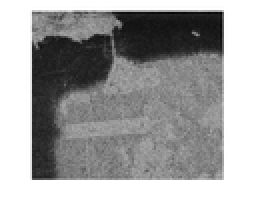
%> input picture Speckle_reduction/test images/H.bmp, 128 x 102 px, shrunk from 684 x 545 before the run (shown 2 times larger)
$ octave Speckle_reduction.m   (GNU Octave 9; MATLAB toolbox functions it lacks are replaced by stand-ins)
%> lines starting %> are read from the running program, lines starting %| are printed output that depends on the picture; in (x1, y1, x2, y2) boxes, pixels count from 0 and x2, y2 are one past the last pixel; in counts of white or black regions, pixels touching at a corner belong together; the program's own positions count from 1
### Speckle_reduction/codes/estimate_L.m
function ENL=estimate_L(X)
%计算等效视数
X=X(:);
num = length(X);
EX1 = mean(X);
EX2 = sum(X.*X)/num;
% EX2 = X'*X/num;
varX = EX2-EX1*EX1;
ENL= EX1*EX1/varX;

### Speckle_reduction/codes/EnhancedLee.m
function Ir=EnhancedLee(I)
%增强Lee滤波
[m0,n0]=size(I);
L=estimate_L(I);

%窗口长宽分别为2*r+1
r = 2;
w = 2*r+1;
m = m0+2*r;
n = n0+2*r;

%滤波前扩充边界
f = zeros(m,n);
f(r+1:m-r,r+1:n-r) = I;
f(1:r,r+1:n-r) = I(1:r,:); %上边界
f(m-r+1:m,r+1:n-r) = I(m0-r+1:m0,:); %下边界
f(r+1:m-r,1:r) = I(:,1:r); %左边界
f(r+1:m-r,n-r+1:n) = I(:,n0-r+1:n0);%右边界
f(1:r,1:r) = I(1:r,1:r); %左上角
f(1:r,n-r+1:n) = I(1:r,n0-r+1:n0); %右上角
f(m-r+1:m,1:r) = I(m0-r+1:m0,1:r); %左下角
f(m-r+1:m,n-r+1:n) = I(m0-r+1:m0,n0-r+1:n0);%右下角

%增强Lee滤波
R = zeros(m,n);
f_tem=zeros(w);
c_min=1/sqrt(L);
c_max=1.732*c_min;
for j = r+1:n-r
    for i = r+1:m-r
        CP=f(i,j);
        f_tem=f(i-r:i+r,j-r:j+r);
        IMean=mean2(f_tem);
        VarY=(sum((f_tem(:)-IMean).^2))/(w^2-1);
        c_i=sqrt(VarY)/IMean;
        if c_i<c_min
            R(i,j)=IMean;
        elseif c_i<c_max
            VarZ=VarY/IMean.^2;
            K=(VarY-VarZ*(IMean.^2))/(VarY*(1+VarZ));
            R(i,j)=IMean+K*(CP-IMean);
        else
            R(i,j)=CP;
        end
    end
end

Ir=R(r+1:m-r,r+1:n-r);

### Speckle_reduction/codes/estimate_EPI.m
function EPI=estimate_EPI(img_before,img_after)
% 计算图像边缘保持指数EPI
[height,width]=size(img_before);
sum_before=0;
%去噪前
for j=1:width-1
    for i=1:height-1
        sum_before=sum_before+sqrt((img_before(i,j)-img_before(i+1,j)).^2+(img_before(i,j)-img_before(i,j+1)).^2);
    end
end
sum_after=0;
%去噪后
for j=1:width-1
    for i=1:height-1
        sum_after=sum_after+sqrt((img_after(i,j)-img_after(i+1,j)).^2+(img_after(i,j)-img_after(i,j+1)).^2);
    end
end
EPI=sum_after/sum_before;

### Speckle_reduction/codes/EnhancedKuan.m
function Ir=EnhancedKuan(I)
%增强Kuan滤波
[m0,n0]=size(I);
L=estimate_L(I);

%窗口长宽分别为2*r+1
r = 2;
w = 2*r+1;
m = m0+2*r;
n = n0+2*r;

%滤波前扩充边界
f = zeros(m,n);
f(r+1:m-r,r+1:n-r) = I;
f(1:r,r+1:n-r) = I(1:r,:); %上边界
f(m-r+1:m,r+1:n-r) = I(m0-r+1:m0,:); %下边界
f(r+1:m-r,1:r) = I(:,1:r); %左边界
f(r+1:m-r,n-r+1:n) = I(:,n0-r+1:n0);%右边界
f(1:r,1:r) = I(1:r,1:r); %左上角
f(1:r,n-r+1:n) = I(1:r,n0-r+1:n0); %右上角
f(m-r+1:m,1:r) = I(m0-r+1:m0,1:r); %左下角
f(m-r+1:m,n-r+1:n) = I(m0-r+1:m0,n0-r+1:n0);%右下角

%增强Kuan滤波
R = zeros(m,n);
f_tem=zeros(w);
c_min=1/sqrt(L);
c_max=1.732*c_min;
for j = r+1:n-r
    for i = r+1:m-r
        CP=f(i,j);
        f_tem=f(i-r:i+r,j-r:j+r);
        IMean=mean2(f_tem);
        VarY=(sum((f_tem(:)-IMean).^2))/(w^2-1);
        c_i=sqrt(VarY)/IMean;
        if c_i<c_min
            R(i,j)=IMean;
        elseif c_i<c_max
            C_Y2=VarY/IMean.^2;
            C_Z2=1/L;
            K=(1-(C_Z2/C_Y2))/(1+C_Z2);
            R(i,j)=IMean+K*(CP-IMean);
        else
            R(i,j)=CP;
        end
    end
end

Ir=R(r+1:m-r,r+1:n-r);

### Speckle_reduction/codes/EnhancedGammaMap.m
function Ir=EnhanceGammaMap(I)
%增强GammaMap滤波
[m0,n0]=size(I);
L=estimate_L(I);

%窗口长宽分别为2*r+1
r = 1;
w = 2*r+1;
m = m0+2*r;
n = n0+2*r;

%滤波前扩充边界
f = zeros(m,n);
f(r+1:m-r,r+1:n-r) = I;
f(1:r,r+1:n-r) = I(1:r,:); %上边界
f(m-r+1:m,r+1:n-r) = I(m0-r+1:m0,:); %下边界
f(r+1:m-r,1:r) = I(:,1:r); %左边界
f(r+1:m-r,n-r+1:n) = I(:,n0-r+1:n0);%右边界
f(1:r,1:r) = I(1:r,1:r); %左上角
f(1:r,n-r+1:n) = I(1:r,n0-r+1:n0); %右上角
f(m-r+1:m,1:r) = I(m0-r+1:m0,1:r); %左下角
f(m-r+1:m,n-r+1:n) = I(m0-r+1:m0,n0-r+1:n0);%右下角

%增强GammaMap滤波
R = zeros(m,n);
f_tem=zeros(w);
c_min=1/sqrt(L);
c_max=1.732*c_min;
for j = r+1:n-r
    for i = r+1:m-r
        CP=f(i,j);
        f_tem=f(i-r:i+r,j-r:j+r);
        IMean=mean2(f_tem);
        VarY=(sum((f_tem(:)-IMean).^2))/(w^2-1);
        c_i=sqrt(VarY)/IMean;
        if c_i<c_min
            R(i,j)=IMean;
        elseif c_i<c_max
            alpha=(1+(1/L))/((VarY/IMean.^2)-1/L);
            R(i,j)=((alpha-L-1)*IMean+sqrt((IMean.^2)*(alpha-L-1).^2+4*alpha*L*IMean*CP))/(2*alpha);
        else
            R(i,j)=CP;
        end
    end
end

Ir=R(r+1:m-r,r+1:n-r);

### Speckle_reduction/Speckle_reduction.m
clear all;
close all;
clc

%仿真相干斑抑制
addpath('test images')
addpath('codes')

%图像读取
img=imread('H.bmp');%可以更换其他
%> img is the input picture: size 102x128x3 uint8; min 1, max 255, mean 159.7
[x1,y1,z]=size(img);
%> x1 = 102; y1 = 128; z = 3
if(z~=1)
    img=im2double(rgb2gray(img));
%> img: size 102x128 double
else
    img=im2double(img);
end
%滤波
L=estimate_L(img);
%> in estimate_L, `EX1 = mean(X);`: EX1 = 0.626
%> in estimate_L, `EX2 = sum(X.*X)/num;`: EX2 = 0.499
%> in estimate_L, `varX = EX2-EX1*EX1;`: varX = 0.106
%> in estimate_L, `ENL= EX1*EX1/varX;`: ENL = 3.7
%> L = 3.7
fprintf('滤波前等效视数为%f\n\n',L)
%| 滤波前等效视数为3.696705
subplot(2,2,1);
imshow(img);
title('相干斑抑制前图像');
%增强Lee滤波
tic
I1=EnhancedLee(img);
%> in EnhancedLee, `f(r+1:m-r,n-r+1:n) = I(:,n0-r+1:n0);`:
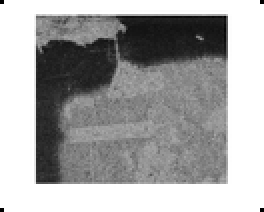
%> f: size 106x132 double (shown 2 times larger); min 0, max 1, mean 0.65
%> in EnhancedLee, `f(1:r,1:r) = I(1:r,1:r);`: f: size 106x132 double; 0.03% of pixels changed, all inside (x1, y1, x2, y2) = (0, 0, 2, 2)
%> in EnhancedLee, `f(1:r,n-r+1:n) = I(1:r,n0-r+1:n0);`: f: size 106x132 double; min 0, max 1, mean 0.651; mean of the top-left, top-right, bottom-left and bottom-right quarters 0.57, 0.581, 0.695, 0.757
%> in EnhancedLee, `f(m-r+1:m,1:r) = I(m0-r+1:m0,1:r);`: f: size 106x132 double; min 0, max 1, mean 0.651; mean of the top-left, top-right, bottom-left and bottom-right quarters 0.57, 0.581, 0.696, 0.757
%> in EnhancedLee, `f(m-r+1:m,n-r+1:n) = I(m0-r+1:m0,n0-r+1:n0);`: f: size 106x132 double; min 0.00392, max 1, mean 0.651
%> in EnhancedLee, `c_min=1/sqrt(L);`: c_min = 0.52
%> in EnhancedLee, `c_max=1.732*c_min;`: c_max = 0.901
%> after the loop in EnhancedLee, `for j = r+1:n-r`:
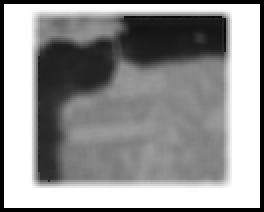
%> R: size 106x132 double (shown 2 times larger); min 0, max 1, mean 0.582
%> after the loop in EnhancedLee, `for j = r+1:n-r`: K = 0; VarZ = 0.289
%> in EnhancedLee, `Ir=R(r+1:m-r,r+1:n-r);`:
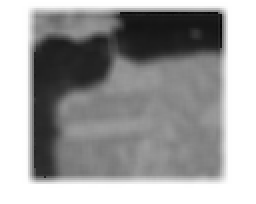
%> Ir: size 102x128 double (shown 2 times larger); min 0.0196, max 1, mean 0.624
toc
subplot(2,2,2);
imshow(I1);
title('增强Lee滤波后图像');
L1=estimate_L(I1);
%> L1 = 3.96
fprintf('增强Lee滤波后等效视数为%f\n',L1)
%| 增强Lee滤波后等效视数为3.964431
EPI1=estimate_EPI(img,I1);
%> after the loop in estimate_EPI, `for j=1:width-1`: sum_before = 655.9
%> after the loop in estimate_EPI, `for j=1:width-1`: sum_after = 367.9
%> in estimate_EPI, `EPI=sum_after/sum_before;`: EPI = 0.561
%> EPI1 = 0.561
fprintf('增强Lee滤波后边缘保持指数为%f\n\n',EPI1)
%| 增强Lee滤波后边缘保持指数为0.560889
%增强Kuan滤波
tic
I2=EnhancedKuan(img);
%> after the loop in EnhancedKuan, `for j = r+1:n-r`: C_Y2 = 0.289; C_Z2 = 0.271; K = 0.0501
toc
subplot(2,2,3);
imshow(I2);
title('增强Kuan滤波后图像');
L2=estimate_L(I2);
%> L2 = 3.93
fprintf('增强Kuan滤波后等效视数为%f\n',L2)
%| 增强Kuan滤波后等效视数为3.925341
EPI2=estimate_EPI(img,I2);
%> EPI2 = 0.563
fprintf('增强Kuan滤波后边缘保持指数为%f\n\n',EPI2)
%| 增强Kuan滤波后边缘保持指数为0.563332
%增强GammaMap滤波
tic
I3=EnhancedGammaMap(img);
%> in EnhanceGammaMap, `f(r+1:m-r,1:r) = I(:,1:r);`:
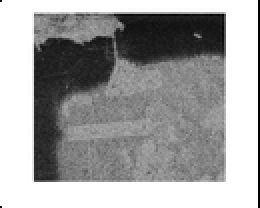
%> f: size 104x130 double (shown 2 times larger); min 0, max 1, mean 0.631
%> in EnhanceGammaMap, `f(r+1:m-r,n-r+1:n) = I(:,n0-r+1:n0);`:
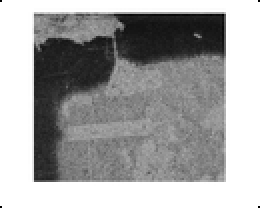
%> f: size 104x130 double (shown 2 times larger); 0.75% of pixels changed, all inside (x1, y1, x2, y2) = (129, 1, 130, 103)
%> in EnhanceGammaMap, `f(1:r,1:r) = I(1:r,1:r);`: f: size 104x130 double; 0.01% of pixels changed, all inside (x1, y1, x2, y2) = (0, 0, 1, 1)
%> in EnhanceGammaMap, `f(1:r,n-r+1:n) = I(1:r,n0-r+1:n0);`: f: size 104x130 double; min 0, max 1, mean 0.639; mean of the top-left, top-right, bottom-left and bottom-right quarters 0.555, 0.566, 0.686, 0.75
%> in EnhanceGammaMap, `f(m-r+1:m,n-r+1:n) = I(m0-r+1:m0,n0-r+1:n0);`: f: size 104x130 double; min 0.00392, max 1, mean 0.639
%> after the loop in EnhanceGammaMap, `for j = r+1:n-r`:
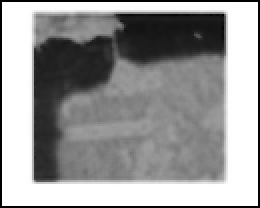
%> R: size 104x130 double (shown 2 times larger); min 0, max 1, mean 0.602
%> after the loop in EnhanceGammaMap, `for j = r+1:n-r`: alpha = 11.21
%> in EnhanceGammaMap, `Ir=R(r+1:m-r,r+1:n-r);`:
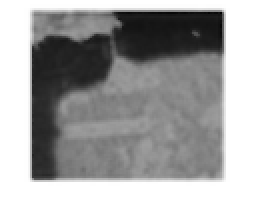
%> Ir: size 102x128 double (shown 2 times larger); min 0.00731, max 1, mean 0.624
toc
subplot(2,2,4);
imshow(I3);
title('增强GammaMap滤波后图像');
L3=estimate_L(I3);
%> L3 = 3.78
fprintf('增强GammaMap滤波后等效视数为%f\n',L3)
%| 增强GammaMap滤波后等效视数为3.776837
EPI3=estimate_EPI(img,I3);
%> EPI3 = 0.627
fprintf('增强GammaMap滤波后边缘保持指数为%f\n\n',EPI3)
%| 增强GammaMap滤波后边缘保持指数为0.627251

$ run again, with Speckle_reduction/test images/A.bmp copied over Speckle_reduction/test images/H.bmp
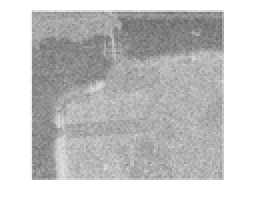
%> input picture Speckle_reduction/test images/A.bmp, 128 x 102 px, shrunk from 684 x 545 before the run (shown 2 times larger)
%> img is the input picture: size 102x128x3 uint8; min 102, max 255, mean 198.7
%> img: size 102x128 double
%> EX1 = 0.779
%> EX2 = 0.641
%> varX = 0.0341
%> ENL = 17.81
%| 滤波前等效视数为17.811107
%> c_min = 0.237
%> c_max = 0.41
%> after the loop in EnhancedLee, `for j = r+1:n-r`:
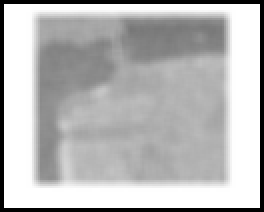
%> R: size 106x132 double (shown 2 times larger); min 0, max 1, mean 0.727; mean of the top-left, top-right, bottom-left and bottom-right quarters 0.684, 0.693, 0.763, 0.768
%> after the loop in EnhancedLee, `for j = r+1:n-r`: K = 1.49e-16; VarZ = 0.0625
%> L1 = 19.91
%| 增强Lee滤波后等效视数为19.912029
%> after the loop in estimate_EPI, `for j=1:width-1`: sum_before = 580.2
%> after the loop in estimate_EPI, `for j=1:width-1`: sum_after = 211.2
%> EPI = 0.364
%| 增强Lee滤波后边缘保持指数为0.364114
%> after the loop in EnhancedKuan, `for j = r+1:n-r`: C_Y2 = 0.0625; C_Z2 = 0.0561; K = 0.0964
%> L2 = 19.79
%| 增强Kuan滤波后等效视数为19.791200
%> EPI2 = 0.365
%| 增强Kuan滤波后边缘保持指数为0.364962
%> after the loop in EnhanceGammaMap, `for j = r+1:n-r`:
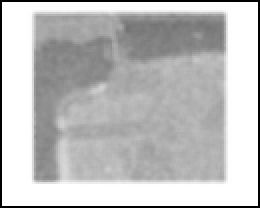
%> R: size 104x130 double (shown 2 times larger); min 0, max 1, mean 0.752; mean of the top-left, top-right, bottom-left and bottom-right quarters 0.707, 0.717, 0.789, 0.795
%> after the loop in EnhanceGammaMap, `for j = r+1:n-r`: alpha = 1619.3
%> L3 = 18.89
%| 增强GammaMap滤波后等效视数为18.887896
%> EPI3 = 0.448
%| 增强GammaMap滤波后边缘保持指数为0.448248
